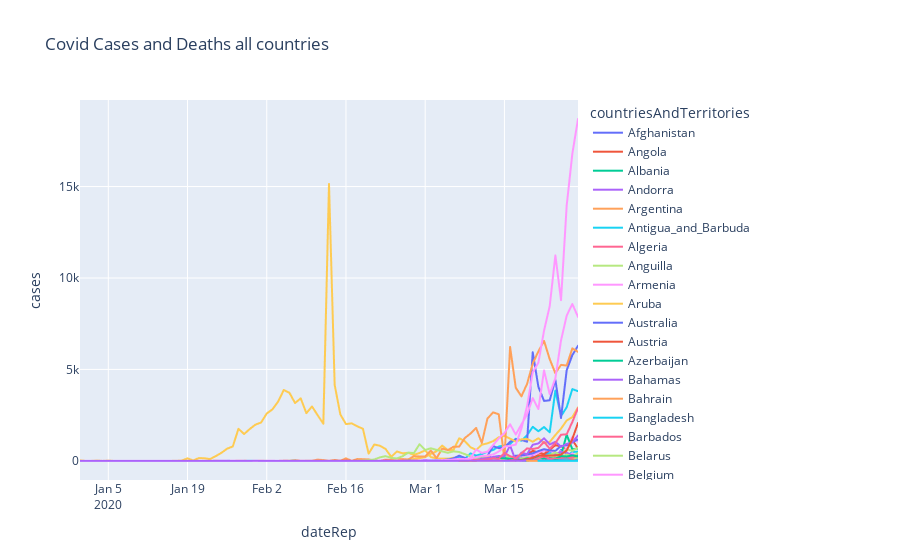

Source (notebook cell):
### Code cell
fig = px.line(data, x=data.dateRep, y=data.cases, color=data.countriesAndTerritories, title='Covid Cases and Deaths all countries')
fig.show()
